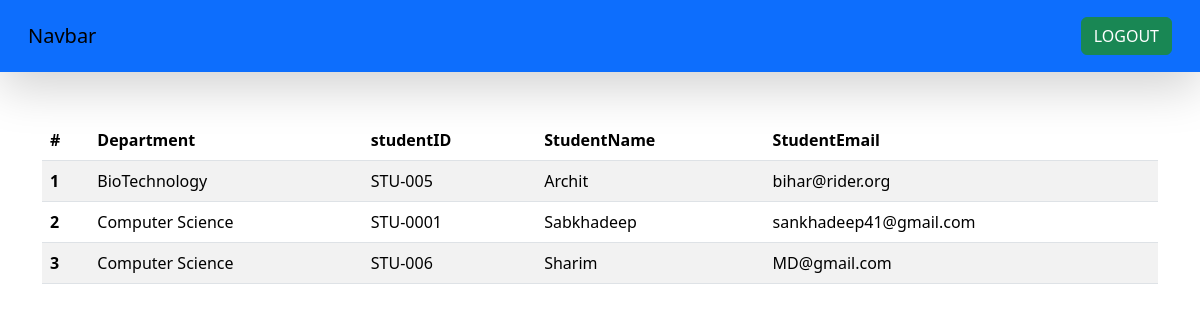
Page /students/ (signed in) on the committed database.
### vege/models.py (models this page shows, shortened)
class Student(models.Model):
    department = models.ForeignKey(Department , related_name= "depart" , on_delete=models.CASCADE)
    student_id = models.OneToOneField(StudentID , related_name="studentid" , on_delete=models.CASCADE)
    student_name = models.CharField(max_length=100)
    student_email = models.EmailField(unique=True)
    student_age = models.IntegerField(default=18)
    student_address = models.TextField()
    class Meta:
        ordering = ['student_name']
        verbose_name = "student"

class Department(models.Model):
    department = models.CharField(max_length=100)
    class Meta:
        ordering = ['department']

class StudentID(models.Model):
    Student_id = models.CharField(max_length=100)
    def __str__(self) -> str:
        return self.Student_id

### vege/views.py (the view)
# urls.py: path('students/', get_students , name="get_students"),
def get_students(request):
    queryset = Student.objects.all()
    paginator = Paginator(queryset, 3)  # Show 25 contacts per page.
    page_number = request.GET.get("page",1)
    page_obj = paginator.get_page(page_number)
    return render(request , 'report/students.html' , {'queryset' : page_obj} )

### vege/templates/report/students.html
{% extends "base.html" %}
{% block start %}
<div class="container mt-5">
    <table class="table table-striped">
        <thead>
          <tr>
            <th scope="col">#</th>
            <th scope="col">Department</th>
            <th scope="col">studentID </th>
            <th scope="col">StudentName</th>
            <th scope="col">StudentEmail</th>
          </tr>
        </thead>
        <tbody>
            {% for student in queryset %}
          <tr>
            <th scope="row">{{forloop.counter}}</th>
            <td>{{student.department.department}}</td>
            <td>{{student.student_id}}</td>
            <td>{{student.student_name}}</td>
            <td>{{student.student_email}}</td>
          </tr>
          {% endfor %}
        </tbody>
    </table>
</div>
{% endblock %}

### rows in the picture
Student: department.department "BioTechnology", student_id "STU-005", student_name "Archit", student_email "bihar@rider.org"
Student: department.department "Computer Science", student_id "STU-0001", student_name "Sabkhadeep", student_email "sankhadeep41@gmail.com"
Student: department.department "Computer Science", student_id "STU-006", student_name "Sharim", student_email "MD@gmail.com"
